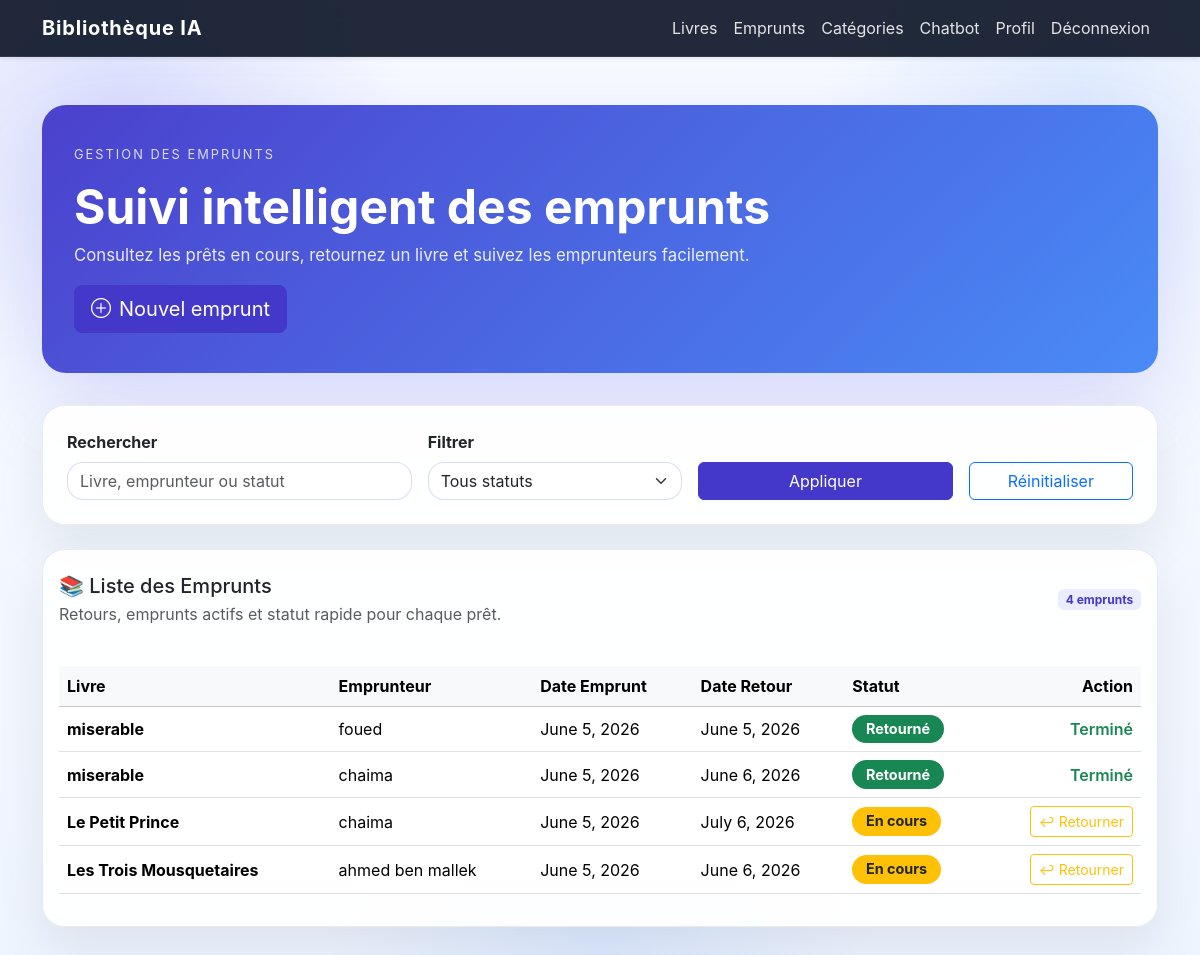
The page /emprunts/ (signed in) on the database as committed earlier.
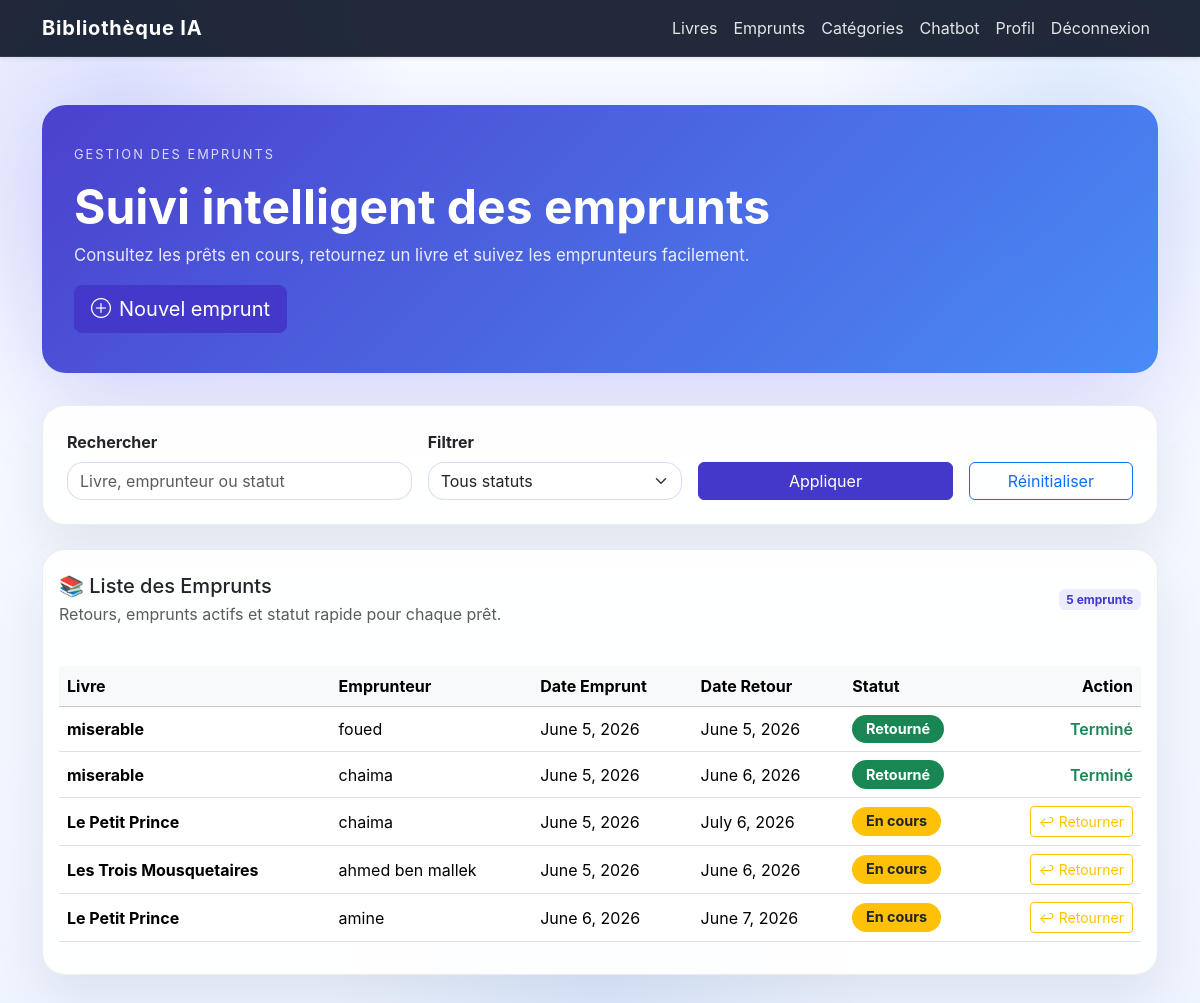
The same page on the database as committed later.
### library/models.py (models this page shows, shortened)
class Emprunt(models.Model):
    livre = models.ForeignKey(
        Livre,
        on_delete=models.CASCADE
    )
    nom_emprunteur = models.CharField(
        max_length=100
    )
    date_emprunt = models.DateField(
        auto_now_add=True
    )
    date_retour = models.DateField(
        null=True,
        blank=True
    )
    retourne = models.BooleanField(
        default=False
    )

class Livre(models.Model):
    STATUT_CHOICES = [
        ('disponible', 'Disponible'),
        ('emprunte', 'Emprunté'),
        ('reserve', 'Réservé'),
    ]
    titre = models.CharField(max_length=200)
    auteur = models.CharField(max_length=200)
    categorie = models.ForeignKey(
        Categorie,
        on_delete=models.CASCADE
    )
    annee_publication = models.IntegerField()
    quantite_disponible = models.IntegerField(default=1)
    statut = models.CharField(
        max_length=20,
        choices=STATUT_CHOICES,
        default='disponible'
    )
    def __str__(self):
        return self.titre

### library/views.py (the view)
@login_required
def liste_emprunts(request):
    emprunts = Emprunt.objects.select_related('livre').all()
    recherche = request.GET.get('recherche', '').strip()
    statut = request.GET.get('statut', '')
    if recherche:
        emprunts = emprunts.filter(
            Q(livre__titre__icontains=recherche) |
            Q(nom_emprunteur__icontains=recherche)
        )
    if statut == 'en_cours':
        emprunts = emprunts.filter(retourne=False)
    elif statut == 'termine':
        emprunts = emprunts.filter(retourne=True)
    return render(
        request,
        'library/liste_emprunts.html',
        {
            'emprunts': emprunts,
            'request': request,
        }
    )

### library/templates/library/liste_emprunts.html (shortened to what this page needs)
{% extends 'library/base.html' %} {% block content %}
<div class="page-header">
  <div class="hero-overline">Gestion des Emprunts</div>
  <div class="d-flex flex-column gap-3">
    <div>
      <h1 class="fw-bold mb-2">Suivi intelligent des emprunts</h1>
      <p class="hero-subtitle mb-0">
        Consultez les prêts en cours, retournez un livre et suivez les
        emprunteurs facilement.
      </p>
    </div>
    <div>
      <a href="{% url 'ajouter_emprunt' %}" class="btn btn-primary btn-lg">
        <i class="bi bi-plus-circle me-2"></i>Nouvel emprunt
      </a>
    </div>
  </div>
</div>
<div class="card p-4 mb-4">
  <form method="GET" class="row gx-3 gy-3 align-items-end">
    <div class="col-md-4">
      <label class="form-label fw-bold">Rechercher</label>
      <input
        type="text"
        name="recherche"
        value="{{ request.GET.recherche }}"
        class="form-control"
        placeholder="Livre, emprunteur ou statut"
      />
    </div>
    <div class="col-md-3">
      <label class="form-label fw-bold">Filtrer</label>
      <select name="statut" class="form-select">
        <option value="">Tous statuts</option>
      </select>
    </div>
    <div class="col-md-3">
      <button type="submit" class="btn btn-primary w-100">Appliquer</button>
    </div>
    <div class="col-md-2 text-md-end">
      <a href="{% url 'liste_emprunts' %}" class="btn btn-outline-primary w-100"
        >Réinitialiser</a
      >
    </div>
  </form>
</div>
<div class="card">
  <div class="card-header py-4">
    <div
      class="d-flex flex-column flex-md-row justify-content-between align-items-start align-items-md-center gap-3"
    >
      <div>
        <h5 class="mb-1">📚 Liste des Emprunts</h5>
        <p class="text-muted mb-0">
          Retours, emprunts actifs et statut rapide pour chaque prêt.
        </p>
      </div>
      <span class="badge badge-soft">{{ emprunts|length }} emprunts</span>
    </div>
  </div>
  <div class="card-body">
    <div class="table-responsive">
      <table class="table table-hover align-middle">
        <thead class="table-light">
          <tr>
            <th>Livre</th>
            <th>Emprunteur</th>
            <th>Date Emprunt</th>
            <th>Date Retour</th>
            <th>Statut</th>
            <th class="text-end">Action</th>
          </tr>
        </thead>
        <tbody>
          {% for e in emprunts %}
          <tr>
            <td><strong>{{ e.livre }}</strong></td>
            <td>{{ e.nom_emprunteur }}</td>
            <td>{{ e.date_emprunt }}</td>
            <td>{{ e.date_retour|default:'—' }}</td>
            <td>
              {% if e.retourne %}
              <span class="badge bg-success status-chip">Retourné</span>
              {% else %}
              <span class="badge bg-warning text-dark status-chip"
                >En cours</span
              >
              {% endif %}
            </td>
            <td class="text-end">
              {% if not e.retourne %}
              <a
                href="{% url 'retourner_livre' e.id %}"
                class="btn btn-outline-warning btn-sm"
                >↩ Retourner</a
              >
              {% else %}
              <span class="text-success fw-semibold">Terminé</span>
              {% endif %}
            </td>
          </tr>
          {% endfor %}
        </tbody>
      </table>
    </div>
  </div>
</div>
{% endblock %}

### library/templates/library/base.html (shortened to what this page needs)
<!doctype html>
<html lang="fr">
  <head>
    <link
      rel="stylesheet"
      href="https://cdn.jsdelivr.net/npm/bootstrap-icons@1.11.3/font/bootstrap-icons.min.css"
    />
    <link
      href="https://cdn.jsdelivr.net/npm/bootstrap@5.3.3/dist/css/bootstrap.min.css"
      rel="stylesheet"
    />
  </head>
  <body>
    <nav class="navbar navbar-expand-lg navbar-dark shadow-sm">
      <div class="container">
        <a class="navbar-brand" href="/">Bibliothèque IA</a>
        <div class="collapse navbar-collapse" id="mainNavbar">
          <ul class="navbar-nav ms-auto mb-2 mb-lg-0">
            <li class="nav-item"><a class="nav-link" href="/">Livres</a></li>
            <li class="nav-item">
              <a class="nav-link" href="/emprunts/">Emprunts</a>
            </li>
            <li class="nav-item">
              <a class="nav-link" href="/categories/">Catégories</a>
            </li>
            <li class="nav-item">
              <a class="nav-link" href="/chatbot/">Chatbot</a>
            </li>
            {% if user.is_authenticated %}
            <li class="nav-item">
              <a class="nav-link" href="{% url 'profile' %}">Profil</a>
            </li>
            <li class="nav-item">
              <a class="nav-link" href="{% url 'logout' %}">Déconnexion</a>
            </li>
            {% endif %}
          </ul>
        </div>
      </div>
    </nav>
    <main class="container mt-5">
       {% block content %}{% endblock %}
    </main>
  </body>
</html>

### library/templates/library/base.html (style rules this page uses)
:root { --bg: #eef4ff; --bg-soft: rgba(255, 255, 255, 0.78); --card: rgba(255, 255, 255, 0.92); --border: rgba(15, 23, 42, 0.08); --primary: #4338ca; --primary-dark: #3730a3; --text: #152238; }
* { box-sizing: border-box; }
body { margin: 0; min-height: 100vh; font-family: "Inter", system-ui, -apple-system, BlinkMacSystemFont, "Segoe UI", sans-serif; background: radial-gradient( circle at 10% 10%, rgba(99, 102, 241, 0.18), transparent 20% ), radial-gradient( circle at 90% 10%, rgba(59, 130, 246, 0.12), transparent 18% ), radial-gradient( circle at 50% 90%, rgba(59, 130, 246, 0.1), transparent 25% ), linear-gradient(180deg, #f8fbff 0%, #eef4ff 100%); color: var(--text); }
.navbar { background: rgba(15, 23, 42, 0.92); border-bottom: 1px solid rgba(255, 255, 255, 0.08); backdrop-filter: blur(18px); }
.navbar-brand { font-weight: 700; letter-spacing: 0.04em; }
.nav-link { color: rgba(255, 255, 255, 0.88) !important; }
.page-header { border-radius: 1.5rem; padding: 2.5rem 2rem; margin-bottom: 2rem; background: linear-gradient( 135deg, rgba(67, 56, 202, 0.95), rgba(59, 130, 246, 0.92) ); color: white; box-shadow: 0 35px 90px rgba(79, 70, 229, 0.18); }
.page-header h1 { font-size: clamp(2.2rem, 4vw, 3.2rem); }
.hero-subtitle { opacity: 0.88; font-size: 1.05rem; }
main { padding-bottom: 2.5rem; }
.card { background: var(--card); border: 1px solid var(--border); border-radius: 1.4rem; box-shadow: 0 24px 50px rgba(15, 23, 42, 0.08); }
.card-header { background: transparent; border-bottom: none; }
.btn-primary { background-color: var(--primary); border-color: var(--primary); }
.badge-soft { background: rgba(99, 102, 241, 0.12); color: #4338ca; }
.form-control, .form-select { border-radius: 1rem; border: 1px solid rgba(67, 56, 202, 0.18); }
.table thead { background: rgba(99, 102, 241, 0.08); }
.status-chip { border-radius: 999px; padding: 0.45rem 0.85rem; font-size: 0.9rem; }
.hero-overline { text-transform: uppercase; letter-spacing: 0.16em; font-size: 0.8rem; opacity: 0.8; margin-bottom: 0.85rem; }

Rows that differ between the two databases and show on the page:
added Emprunt: livre "Le Petit Prince", nom_emprunteur "amine", date_emprunt "June 6, 2026", date_retour "June 7, 2026", retourne "En cours"
Other text that changed with them:
{{ emprunts|length }}: "4" → "5"
